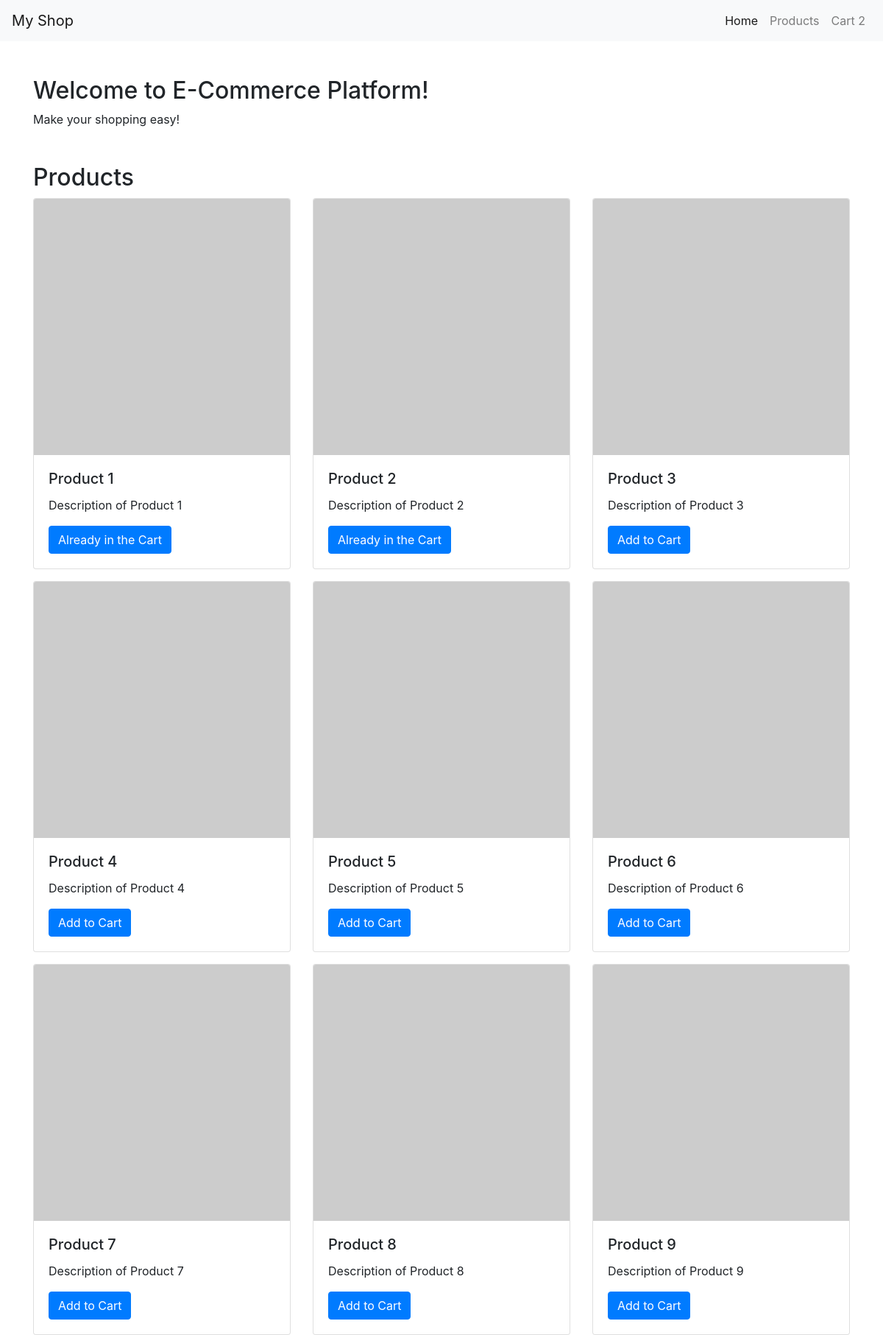
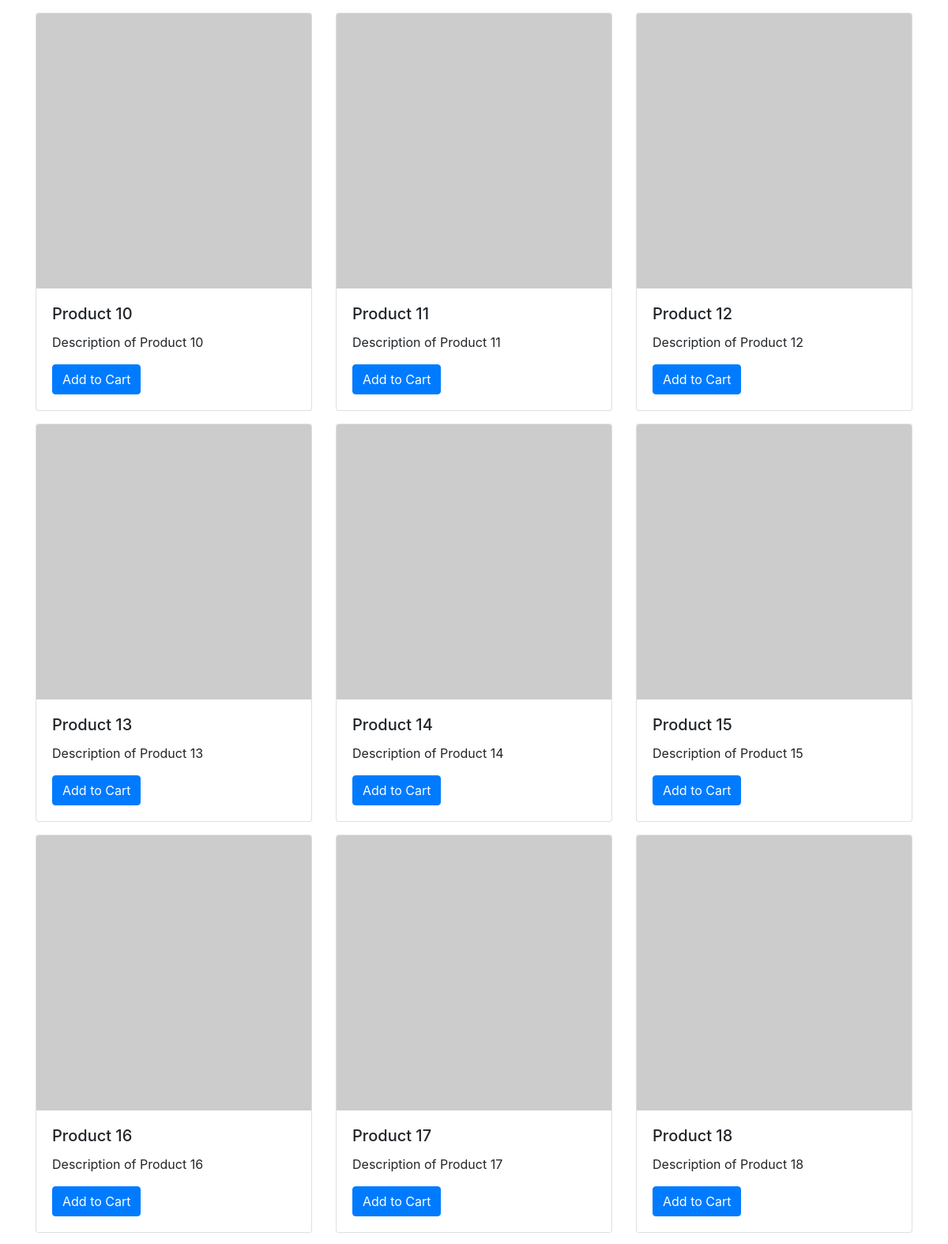
The page / (upper part) on the database its author committed (2 pictures, top to bottom).
### tables this page shows
CREATE TABLE `products` (
  `id` int NOT NULL,
  `title` varchar(255) NOT NULL,
  `description` text NOT NULL,
  `price` decimal(10,2) NOT NULL,
  `image` varchar(255) NOT NULL,
  `quantity` int NOT NULL DEFAULT '1'
);

### products.php (the view, shortened to what this page needs)
<?php
$showProducts = "SELECT * FROM products ORDER BY id ASC";
$stmt1 = $pdo->prepare($showProducts);
$stmt1->execute();
$result_products = $stmt1->fetchAll();
?>
  <div class="container mt-5">
    <h2>Products</h2>
    <div class="row">
    <?php foreach($result_products as $product):?>
      <?php
        $productId = $product['id'];
        $queryCheck = "SELECT product_id from cart WHERE product_id=$productId";
        $result = $pdo->query($queryCheck);
        $row = $result -> fetch(PDO::FETCH_ASSOC);
      ?>
      <div class="col-md-4 mb-3">
        <div class="card">
          <img src="<?php echo $product['image'] ?>" class="card-img-top" alt="<?php echo $product['title'] ?>">
          <div class="card-body">
            <h5 class="card-title"><?php echo $product['title'] ?></h5>
            <p class="card-text"><?php echo $product['description'] ?></p>
            <?php if($row): ?>
              <button id="alreadyBtn" class="btn btn-primary" >Already in the Cart</button>
            <?php else:?>
            <form action="add_to_cart.php" method="post" class="add-to-cart-form">
                <button type="submit" id="add_btn" class="btn btn-primary" name="add_to_cart">Add to Cart</button>
            </form>
            <?php endif; ?>
            </div>
        </div>
      </div>
      <?php endforeach; ?>
    </div>
  </div>

### index.php (shortened to what this page needs)
<?php
$pdo = ConnectDB();
$showProducts = "SELECT * FROM products";
$stmt1 = $pdo->prepare($showProducts);
$stmt1->execute();
$result_products = $stmt1->fetchAll();
?>
<!DOCTYPE html>
<html lang="en">
<head>
  <link rel="stylesheet" href="https://maxcdn.bootstrapcdn.com/bootstrap/4.5.2/css/bootstrap.min.css">
</head>
<body>
  <?php include 'header.php' ?>
  <div class="container mt-5">
    <h2>Welcome to E-Commerce Platform!</h2>
    <p>Make your shopping easy!</p>
  </div>
  <?php include 'products.php'?>
</body>
</html>

### header.php
<?php
$countProducts = "SELECT SUM(quantity) AS count FROM cart";
$stmt2 = $pdo->prepare($countProducts);
$stmt2->execute();
$result_countProducts = $stmt2->fetch();
?>
<nav class="navbar navbar-expand-lg navbar-light bg-light">
    <a class="navbar-brand" href="index.php">My Shop</a>
    <div class="collapse navbar-collapse" id="navbarSupportedContent">
      <ul class="navbar-nav ml-auto">
        <li class="nav-item active">
          <a class="nav-link" href="index.php">Home</a>
        </li>
        <li class="nav-item">
          <a class="nav-link" href="index.php">Products</a>
        </li>
        <li class="nav-item">
          <a class="nav-link" href="cart.php">Cart <span id="cart-count"><?php echo $result_countProducts['count']==0?0:$result_countProducts['count']; ?></span></a>
        </li>
      </ul>
    </div>
  </nav>

### rows shown on the page
products: title "Product 1", description "Description of Product 1", shows "Already in the Cart"
products: title "Product 2", description "Description of Product 2", shows "Already in the Cart"
products: title "Product 3", description "Description of Product 3"
products: title "Product 4", description "Description of Product 4"
products: title "Product 5", description "Description of Product 5"
products: title "Product 6", description "Description of Product 6"
products: title "Product 7", description "Description of Product 7"
products: title "Product 8", description "Description of Product 8"
products: title "Product 9", description "Description of Product 9"
products: title "Product 10", description "Description of Product 10"
products: title "Product 11", description "Description of Product 11"
products: title "Product 12", description "Description of Product 12"
products: title "Product 13", description "Description of Product 13"
products: title "Product 14", description "Description of Product 14"
products: title "Product 15", description "Description of Product 15"
products: title "Product 16", description "Description of Product 16"
products: title "Product 17", description "Description of Product 17"
products: title "Product 18", description "Description of Product 18"

### other values the page prints
$result_countProducts['count'] "2"
